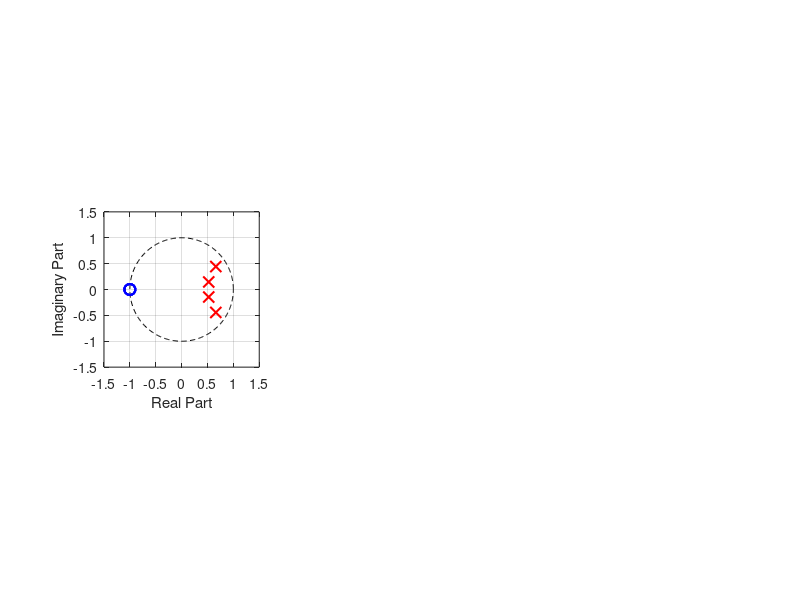

Here is the MATLAB script that generated this plot: (Note: this script raises an error after producing the figure.)
% Course: BAEVD204 - Signal Processing Lab
% Project: Analysis of Finite Word Length Effects on IIR Filter Stability
% Team: Vrinda Pandey (25BVD0126), Ayush Krishna Balabadra (25BVD0112)

clear all;
close all;
clc;

%% Step 1: Baseline 4th-Order Butterworth Filter Design (Bilinear Transform)
order = 4;                 % 4th order filter
fs = 10000;                % sampling frequency = 10 kHz
fc = 1000;                 % cutoff frequency = 1 kHz

% Pre-warp analog cutoff frequency
T = 1 / fs;
omega_c = 2 * pi * fc;
omega_a = (2 / T) * tan(omega_c * T / 2);

% S-plane Butterworth poles
k = 0:(order - 1);
s_poles = omega_a * exp(1j * (pi * (2*k + 1) / (2 * order) + pi/2));

% Bilinear transformation: s -> z
z_poles = (1 + s_poles * (T / 2)) ./ (1 - s_poles * (T / 2));
z_zeros = -ones(order, 1); % 4 zeros at z = -1

% Calculate ideal polynomial coefficients
a_ideal = real(poly(z_poles));
b_poly  = real(poly(z_zeros));
k_gain  = sum(a_ideal) / sum(b_poly); % normalize DC gain to 1 (0 dB)
b_ideal = b_poly * k_gain;
%% Step 2: Fixed-Point Coefficient Quantization (16-bit and 8-bit)
% 16-bit quantization (Q15: 1 sign bit, 15 fractional bits)
scale_16 = 2^15;
b_16 = round(b_ideal * scale_16) / scale_16;
a_16 = round(a_ideal * scale_16) / scale_16;

% 8-bit quantization (Q7: 1 sign bit, 7 fractional bits)
scale_8 = 2^7;
b_8 = round(b_ideal * scale_8) / scale_8;
a_8 = round(a_ideal * scale_8) / scale_8;

%% Step 3: Pole-Zero Distribution and Stability Check
p_ideal = roots(a_ideal);
p_16    = roots(a_16);
p_8     = roots(a_8);

z_ideal = roots(b_ideal);
z_16    = roots(b_16);
z_8     = roots(b_8);

r_ideal = max(abs(p_ideal));
r_16    = max(abs(p_16));
r_8     = max(abs(p_8));

fprintf('STABILITY ANALYSIS \n');
fprintf('Ideal Filter Max Pole Radius : %.4f\n', r_ideal);
fprintf('16-Bit Filter Max Pole Radius: %.4f\n', r_16);
fprintf('8-Bit Filter Max Pole Radius : %.4f\n', r_8);

if r_8 >= 1.0
    fprintf('Warning: 8-bit quantized filter is UNSTABLE (|p| >= 1)!\n\n');
else
    fprintf('8-bit quantized filter is stable.\n\n');
end

% Plotting Pole-Zero plots on Z-plane (Unit Circle)
theta = linspace(0, 2*pi, 300);
uc_x = cos(theta);
uc_y = sin(theta);

figure(1);
subplot(1, 3, 1);
plot(uc_x, uc_y, 'k--'); hold on;
plot(real(p_ideal), imag(p_ideal), 'rx', 'MarkerSize', 8, 'LineWidth', 1.5);
plot(real(z_ideal), imag(z_ideal), 'bo', 'MarkerSize', 8, 'LineWidth', 1.5);
axis equal; grid on; xlim([-1.5 1.5]); ylim([-1.5 1.5]);
xlabel('Real Part'); ylabel('Imaginary Part');
title(['Ideal (64-bit), max|p| = ', num2str(round(r_ideal, 4))]);

subplot(1, 3, 2);
plot(uc_x, uc_y, 'k--'); hold on;
plot(real(p_16), imag(p_16), 'rx', 'MarkerSize', 8, 'LineWidth', 1.5);
plot(real(z_16), imag(z_16), 'bo', 'MarkerSize', 8, 'LineWidth', 1.5);
axis equal; grid on; xlim([-1.5 1.5]); ylim([-1.5 1.5]);
xlabel('Real Part'); ylabel('Imaginary Part');
title(['16-bit Quantized, max|p| = ', num2str(round(r_16, 4))]);

subplot(1, 3, 3);
plot(uc_x, uc_y, 'k--'); hold on;
plot(real(p_8), imag(p_8), 'rx', 'MarkerSize', 8, 'LineWidth', 1.5);
plot(real(z_8), imag(z_8), 'bo', 'MarkerSize', 8, 'LineWidth', 1.5);
axis equal; grid on; xlim([-1.5 1.5]); ylim([-1.5 1.5]);
xlabel('Real Part'); ylabel('Imaginary Part');
title(['8-bit Quantized, max|p| = ', num2str(round(r_8, 4))]);

%% Step 4: Frequency Response Comparison (DTFT Evaluation)
N_pts = 1024;
f = linspace(0, fs/2, N_pts);
w = 2 * pi * f / fs;

H_ideal = zeros(1, N_pts);
H_16    = zeros(1, N_pts);
H_8     = zeros(1, N_pts);

for idx = 1:N_pts
    z_vec = exp(-1j * w(idx) * (0:order));
    H_ideal(idx) = sum(b_ideal .* z_vec) / sum(a_ideal .* z_vec);
    H_16(idx)    = sum(b_16 .* z_vec) / sum(a_16 .* z_vec);
    H_8(idx)     = sum(b_8 .* z_vec) / sum(a_8 .* z_vec);
end

figure(2);
% Magnitude Response
subplot(2, 1, 1);
plot(f, 20*log10(abs(H_ideal)), 'b', 'LineWidth', 1.5); hold on;
plot(f, 20*log10(abs(H_16)), 'g--', 'LineWidth', 1.5);
plot(f, 20*log10(abs(H_8)), 'r:', 'LineWidth', 1.5);
grid on;
xlabel('Frequency (Hz)');
ylabel('Magnitude (dB)');
title('Magnitude Response Comparison');
legend('Ideal 64-bit', '16-bit Fixed', '8-bit Fixed', 'Location', 'southwest');
ylim([-80 10]);

% Phase Response
subplot(2, 1, 2);
plot(f, unwrap(angle(H_ideal))*180/pi, 'b', 'LineWidth', 1.5); hold on;
plot(f, unwrap(angle(H_16))*180/pi, 'g--', 'LineWidth', 1.5);
plot(f, unwrap(angle(H_8))*180/pi, 'r:', 'LineWidth', 1.5);
grid on;
xlabel('Frequency (Hz)');
ylabel('Phase (degrees)');
title('Phase Response Comparison');
legend('Ideal 64-bit', '16-bit Fixed', '8-bit Fixed', 'Location', 'southwest');

%% Step 5: Test Signal Simulation & SQNR Calculation
t = 0:1/fs:0.05; % 50 ms test window

% Test signal: 400 Hz passband tone + 3000 Hz stopband tone + noise
x = sin(2*pi*400*t) + 0.5*sin(2*pi*3000*t) + 0.2*randn(size(t));

% Built-in direct form filtering (standard in base MATLAB)
y_ideal = filter(b_ideal, a_ideal, x);
y_16    = filter(b_16, a_16, x);
y_8     = filter(b_8, a_8, x);

% Calculate SQNR in dB
sqnr_16 = 10 * log10(sum(y_ideal.^2) / sum((y_ideal - y_16).^2));
sqnr_8  = 10 * log10(sum(y_ideal.^2) / sum((y_ideal - y_8).^2));

fprintf('------ SQNR RESULTS ------\n');
fprintf('16-Bit Output SQNR: %.2f dB\n', sqnr_16);
fprintf('8-Bit Output SQNR : %.2f dB\n', sqnr_8);

% Time domain plots
figure(3);
subplot(2, 1, 1);
plot(t*1000, x, 'Color', [0.6 0.6 0.6]); hold on;
plot(t*1000, y_ideal, 'b', 'LineWidth', 1.2);
plot(t*1000, y_16, 'g--', 'LineWidth', 1.2);
plot(t*1000, y_8, 'r:', 'LineWidth', 1.2);
grid on;
xlabel('Time (ms)');
ylabel('Amplitude');
title('Filtered Signal Comparison in Time Domain');
legend('Noisy Input', 'Ideal Filtered', '16-bit Output', '8-bit Output');

subplot(2, 1, 2);
plot(t*1000, y_ideal - y_16, 'g', 'LineWidth', 1.2); hold on;
plot(t*1000, y_ideal - y_8, 'r', 'LineWidth', 1.2);
grid on;
xlabel('Time (ms)');
ylabel('Error');
title('Quantization Error (y_{ideal} - y_{quantized})');
legend('16-bit Error', '8-bit Error');

%% Step 6: Save Results to CSV for Report
coeff_names = {'b0'; 'b1'; 'b2'; 'b3'; 'b4'; 'a0'; 'a1'; 'a2'; 'a3'; 'a4'};
ideal_vals  = [b_ideal(:); a_ideal(:)];
quant16_vals = [b_16(:); a_16(:)];
quant8_vals  = [b_8(:); a_8(:)];

T_coeffs = table(coeff_names, ideal_vals, quant16_vals, quant8_vals, ...
    'VariableNames', {'Coeff', 'Ideal_64bit', 'Quant_16bit', 'Quant_8bit'});

disp(' ');
disp(T_coeffs);
writetable(T_coeffs, 'filter_coefficients_lab_data.csv');
